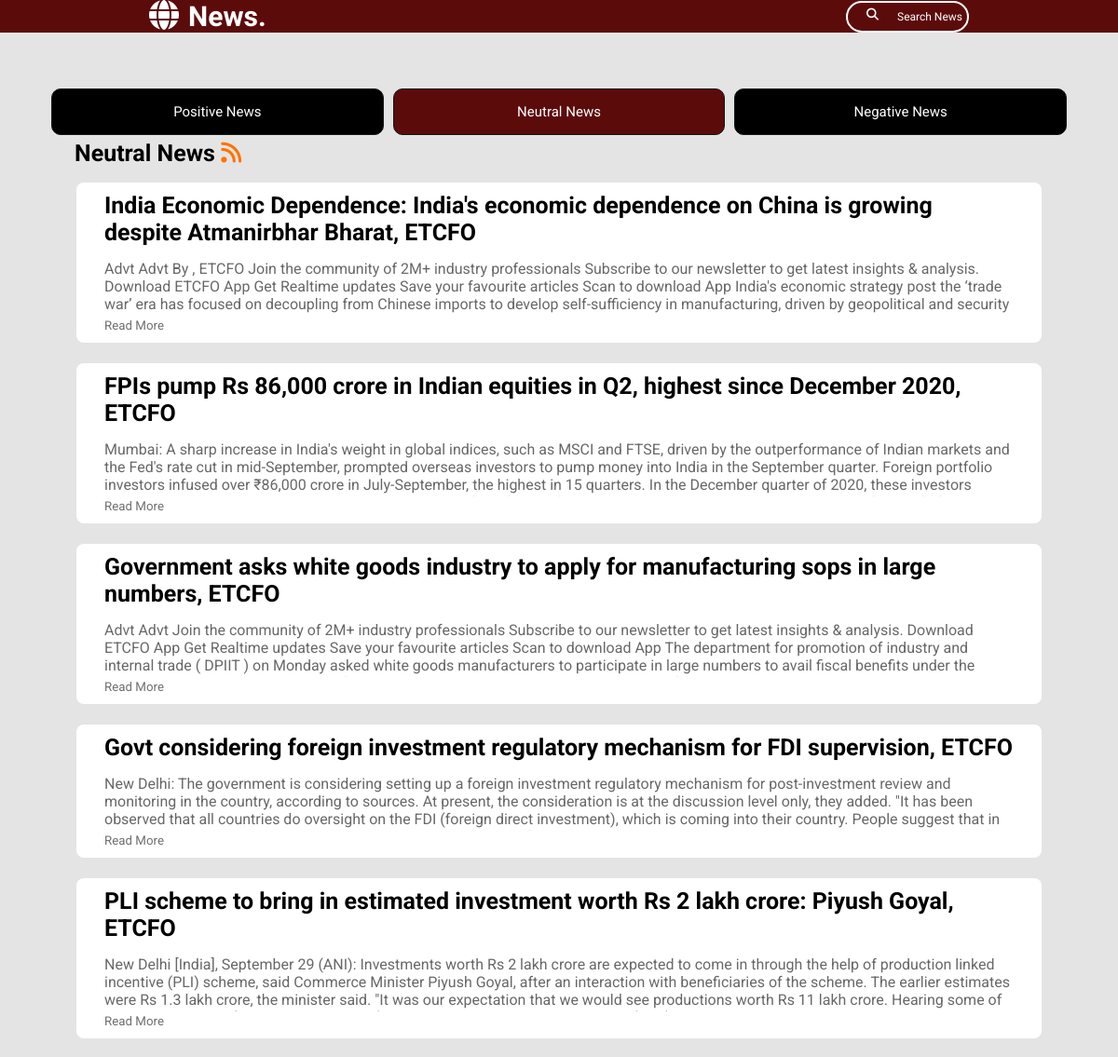
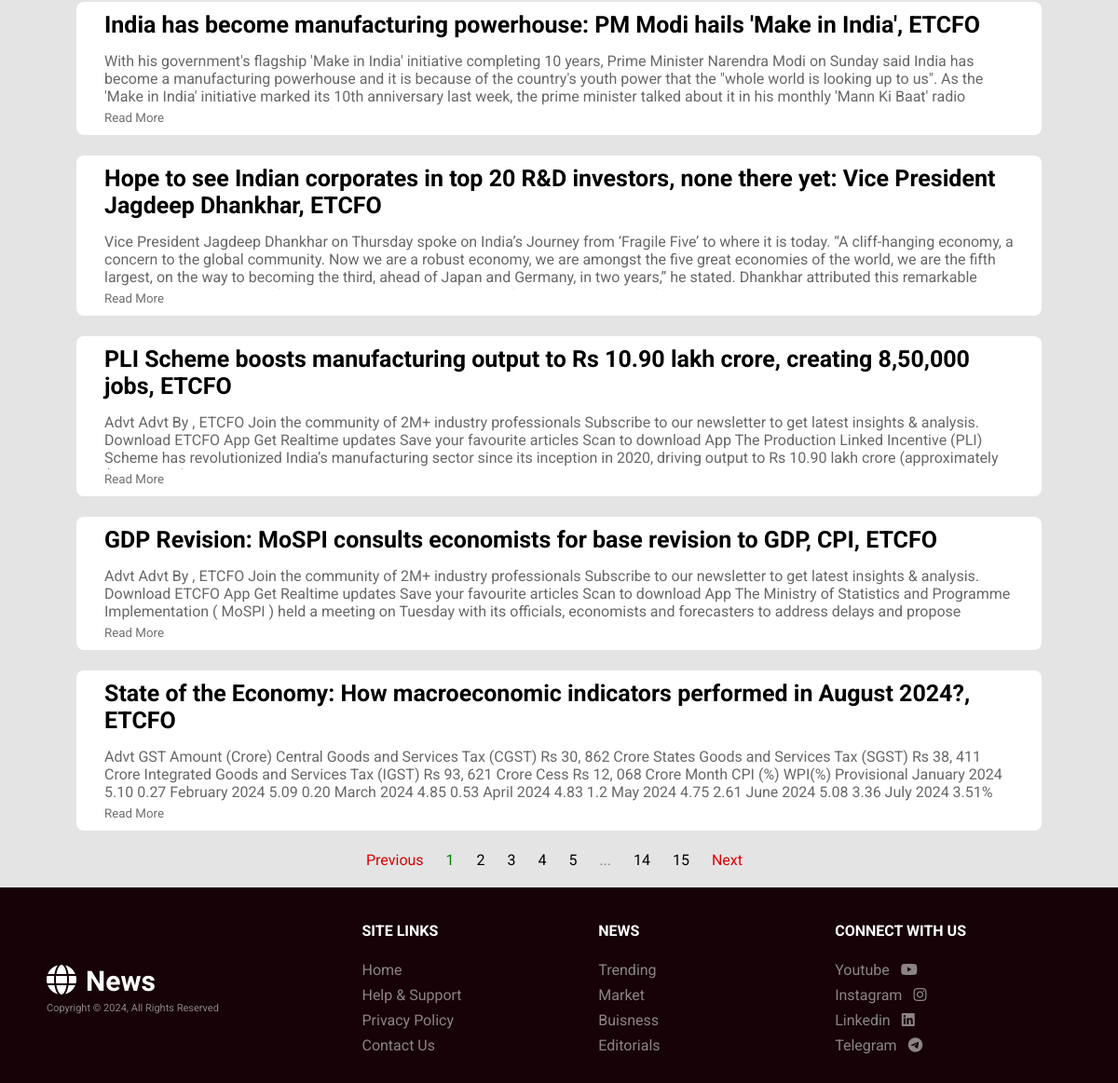
The app's page /neutral-news with its own data (2 pictures, top to bottom).
### app.py (models this page shows, shortened)
class NewsApp(db.Model):
    sno = db.Column(db.Integer, primary_key=True)
    title = db.Column(db.String(300), nullable=False)
    author = db.Column(db.String(100), nullable=False)
    publish_date = db.Column(db.DateTime, nullable=True)
    content = db.Column(db.Text)
    url = db.Column(db.Text)
    imageurl = db.Column(db.Text)
    sentiments = db.Column(db.String(10), nullable=False)

### app.py (the view)
@app.route('/neutral-news')
def neutral_news():
    page = request.args.get('page', 1, type=int)
    per_page = 10
    neutral_news =NewsApp.query.filter_by(sentiments='neutral').order_by(NewsApp.publish_date.desc()).paginate(page=page, per_page=per_page, error_out=False)
    return render_template('neutral.html', news=neutral_news)

### templates/neutral.html (shortened to what this page needs)
{% extends 'layout.html' %} {% block body %}
<div class="btn-group">
  <a href="{{ url_for('positive_news') }}"><button>Positive News</button></a>
  <a href="{{ url_for('neutral_news') }}"
    ><button style="background-color: rgb(92, 11, 11)">Neutral News</button></a
  >
  <a href="{{ url_for('negative_news') }}"><button>Negative News</button></a>
</div>
<div class="container">
  <div class="news-table">
    <h2>Neutral News <i class="fa-solid fa-rss"></i></h2>
    <table>
      <tbody>
        {% for article in news %} {% if article.sentiments == 'neutral' %}
        <tr>
          <td class="post">
            <div class="post-right">
              <a href="{{ article.url }}">
                <h2>{{ article.title }}</h2>
              </a>
              <div class="content">
                <p>{{ article.content }}</p>
              </div>
              <button class="read-more-btn" onclick="toggleContent(this)">
                Read More
              </button>
            </div>
          </td>
        </tr>
        {% endif %} {% endfor %}
      </tbody>
    </table>
  </div>
</div>
{% endblock body %}

### static/style.css (style rules this page uses)
* { margin: 0%; padding: 0%; box-sizing:border-box; font-family: "Roboto", sans-serif; text-decoration: none; list-style: none; }
body { background-color: #e4e4e4; }
.container { display: flex; }
.news-table { width: 100%; padding-left: 30px; padding-right: 30px; margin-bottom: 0px; }
.news-table h2 { margin-bottom: 15px; font-size: 25px; }
.news-table h2 i { color: rgb(255, 115, 0); font-size: 25px; }
.content { max-height: 60px; overflow: hidden; transition: max-height 0.3s ease; color: #686868; }
.read-more-btn { cursor: pointer; color: #707070; border: none; background-color: transparent; }
.btn-group { display: flex; flex-direction: row; }
.btn-group a { width: 100%; margin: 5px; }
.btn-group a button { background-color: #000000; border: 1px solid rgb(16, 24, 16); color: white; border-radius: 10px; font-size: 15px; padding: 15px; cursor: pointer; float: left; width: 100%; }
.btn-group:after { content: ""; clear: both; display: table; }
.post { display: flex; background-color: #fff; padding: 10px; margin-bottom: 20px; border-radius: 8px; }
.post .post-right { padding-left: 20px; padding-right: 20px; }
.post .post-right a { color: #000; }

### records on screen
NewsApp: title "India Economic Dependence: India's economic dependence on China is growing despite Atmanirbhar Bharat, ETCFO", content "Advt Advt By , ETCFO Join the community of 2M+ industry professionals Subscribe to our newsletter to get latest insights & analysis. Download ETCFO App Get Realtime updates Save your favourite articles Scan to download App India's economic strategy post the ‘trade war’ era has focused on decoupling from Chinese imports to develop self-sufficiency in manufacturing, driven by geopolitical and security…"
NewsApp: title "FPIs pump Rs 86,000 crore in Indian equities in Q2, highest since December 2020, ETCFO", content "Mumbai: A sharp increase in India's weight in global indices, such as MSCI and FTSE, driven by the outperformance of Indian markets and the Fed's rate cut in mid-September, prompted overseas investors to pump money into India in the September quarter. Foreign portfolio investors infused over ₹86,000 crore in July-September, the highest in 15 quarters. In the December quarter of 2020, these investors…"
NewsApp: title "Government asks white goods industry to apply for manufacturing sops in large numbers, ETCFO", content "Advt Advt Join the community of 2M+ industry professionals Subscribe to our newsletter to get latest insights & analysis. Download ETCFO App Get Realtime updates Save your favourite articles Scan to download App The department for promotion of industry and internal trade ( DPIIT ) on Monday asked white goods manufacturers to participate in large numbers to avail fiscal benefits under the…"
NewsApp: title "Govt considering foreign investment regulatory mechanism for FDI supervision, ETCFO", content "New Delhi: The government is considering setting up a foreign investment regulatory mechanism for post-investment review and monitoring in the country, according to sources. At present, the consideration is at the discussion level only, they added. \"It has been observed that all countries do oversight on the FDI (foreign direct investment), which is coming into their country. People suggest that in…"
NewsApp: title "PLI scheme to bring in estimated investment worth Rs 2 lakh crore: Piyush Goyal, ETCFO", content "New Delhi [India], September 29 (ANI): Investments worth Rs 2 lakh crore are expected to come in through the help of production linked incentive (PLI) scheme, said Commerce Minister Piyush Goyal, after an interaction with beneficiaries of the scheme. The earlier estimates were Rs 1.3 lakh crore, the minister said. \"It was our expectation that we would see productions worth Rs 11 lakh crore. Hearing some of…"
NewsApp: title "India has become manufacturing powerhouse: PM Modi hails 'Make in India', ETCFO", content "With his government's flagship 'Make in India' initiative completing 10 years, Prime Minister Narendra Modi on Sunday said India has become a manufacturing powerhouse and it is because of the country's youth power that the \"whole world is looking up to us\". As the 'Make in India' initiative marked its 10th anniversary last week, the prime minister talked about it in his monthly 'Mann Ki Baat' radio…"
NewsApp: title "Hope to see Indian corporates in top 20 R&D investors, none there yet: Vice President Jagdeep Dhankhar, ETCFO", content "Vice President Jagdeep Dhankhar on Thursday spoke on India’s Journey from ‘Fragile Five’ to where it is today. “A cliff-hanging economy, a concern to the global community. Now we are a robust economy, we are amongst the five great economies of the world, we are the fifth largest, on the way to becoming the third, ahead of Japan and Germany, in two years,” he stated. Dhankhar attributed this remarkable…"
NewsApp: title "PLI Scheme boosts manufacturing output to Rs 10.90 lakh crore, creating 8,50,000 jobs, ETCFO", content "Advt Advt By , ETCFO Join the community of 2M+ industry professionals Subscribe to our newsletter to get latest insights & analysis. Download ETCFO App Get Realtime updates Save your favourite articles Scan to download App The Production Linked Incentive (PLI) Scheme has revolutionized India’s manufacturing sector since its inception in 2020, driving output to Rs 10.90 lakh crore (approximately…"
NewsApp: title "GDP Revision: MoSPI consults economists for base revision to GDP, CPI, ETCFO", content "Advt Advt By , ETCFO Join the community of 2M+ industry professionals Subscribe to our newsletter to get latest insights & analysis. Download ETCFO App Get Realtime updates Save your favourite articles Scan to download App The Ministry of Statistics and Programme Implementation ( MoSPI ) held a meeting on Tuesday with its officials, economists and forecasters to address delays and propose…"
NewsApp: title "State of the Economy: How macroeconomic indicators performed in August 2024?, ETCFO", content "Advt GST Amount (Crore) Central Goods and Services Tax (CGST) Rs 30, 862 Crore States Goods and Services Tax (SGST) Rs 38, 411 Crore Integrated Goods and Services Tax (IGST) Rs 93, 621 Crore Cess Rs 12, 068 Crore Month CPI (%) WPI(%) Provisional January 2024 5.10 0.27 February 2024 5.09 0.20 March 2024 4.85 0.53 April 2024 4.83 1.2 May 2024 4.75 2.61 June 2024 5.08 3.36 July 2024 3.51%…"

### other values on screen
{{ page_num }} "1"
{{ page_num }} "2" "3" "4" "5" "14" "15"
